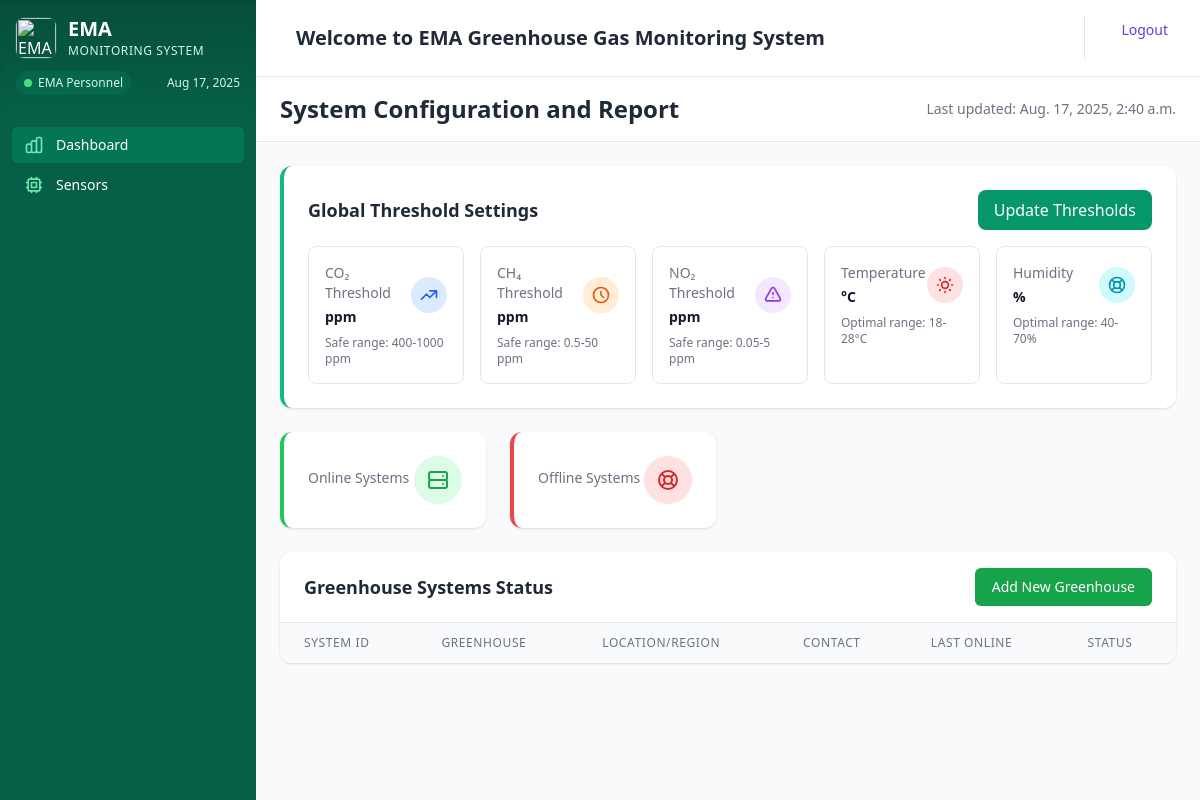
Page /system-health/ on the earlier database version.
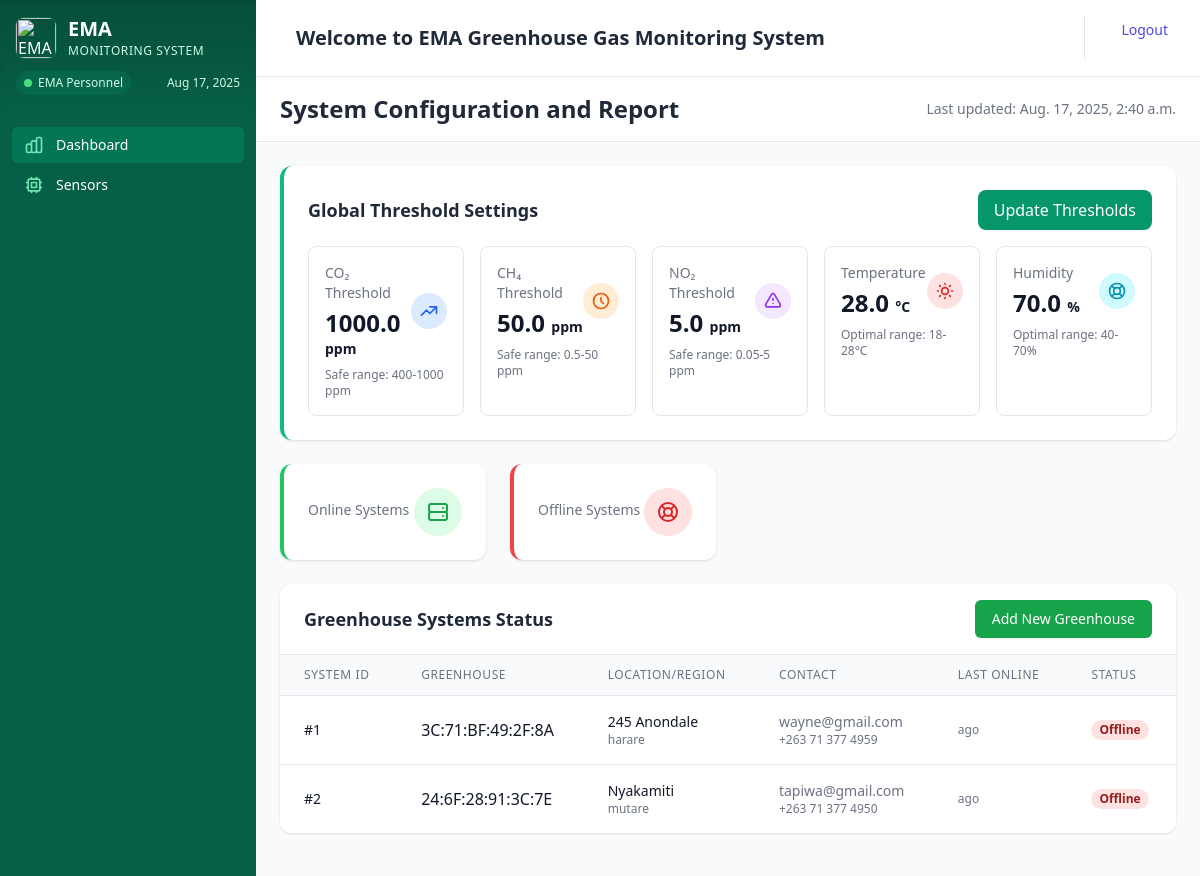
Same page on the later database version.
### main_application/models.py (models this page shows, shortened)
class Thresholds(models.Model):
    co2_threshold = models.FloatField(
        default=1000,
        help_text="Maximum CO₂ concentration in ppm"
    )
    ch4_threshold = models.FloatField(
        default=50,
        help_text="Maximum CH₄ concentration in ppm"
    )
    no2_threshold = models.FloatField(
        default=5,
        help_text="Maximum NO₂ concentration in ppm"
    )
    temperature = models.FloatField(
        default=28,
        help_text="Maximum temperature in °C"
    )
    humidity = models.FloatField(
        default=70,
        help_text="Maximum humidity percentage"
    )
    updated_at = models.DateTimeField(auto_now=True)
    class Meta:
        verbose_name_plural = "Thresholds"

class Greenhouse(models.Model):
    region = models.CharField(max_length=50, choices=[
        ('harare', 'Harare'),
        ('bulawayo', 'Bulawayo'),
        ('mutare', 'Mutare')
    ])
    location = models.CharField(max_length=100)
    owner_name = models.CharField(max_length=100)
    owner_email = models.EmailField()
    owner_phone = models.CharField(max_length=20)
    esp32_id = models.CharField(max_length=50, unique=True)

### main_application/views.py (the view)
# urls.py: path('system-health/', views.system_health, name='system_health'),
def system_health(request):
    systems = Greenhouse.objects.all()
    thresholds= Thresholds.objects.last()
    systems_count = systems.count()
    active_systems_count = 0
    inactive_systems_count = systems_count - active_systems_count
    return render(request, 'system_health.html', {
        'systems': systems,
        'systems_count': systems_count,
        'active_systems_count': active_systems_count,
        'inactive_systems_count': inactive_systems_count,
        "thresholds":thresholds,
    })

### templates/system_health.html (shortened to what this page needs)
{% extends 'base.html' %}
{% load static %}
{% block content %}
<div class="flex h-screen bg-gray-50">
  <div class="flex-1 overflow-auto">
        <header class="flex items-center justify-between px-6 py-4 bg-white border-b">
            <h1 class="text-2xl font-bold text-gray-800">System Configuration and Report</h1>
            <span class="text-sm text-gray-500">Last updated: {% now "DATETIME_FORMAT" %}</span>
        </header>
        <main class="p-6 bg-gray-50">
            <div class="bg-white p-6 rounded-xl shadow mb-6 border-l-4 border-emerald-500">
                <div class="flex justify-between items-center mb-4">
                    <h2 class="text-lg font-semibold text-gray-800">Global Threshold Settings</h2>
                    <button class="px-4 py-2 bg-emerald-600 text-white rounded-lg hover:bg-emerald-700">
                        <a href=" http://127.0.0.1:8000/admin/main_application/thresholds/1/change/"
                        target="_blank"
                        rel="noopener noreferrer"
                        class="">
                            Update Thresholds
                        </a>
                    </button>
                </div>
                <div class="grid grid-cols-1 md:grid-cols-2 lg:grid-cols-5 gap-4">
                    <div class="border rounded-lg p-4">
                        <div class="flex items-center justify-between">
                            <div>
                                <p class="text-sm font-medium text-gray-500">CO₂ Threshold</p>
                                <p class="mt-1 text-2xl font-semibold text-gray-900">
                                    {{ thresholds.co2_threshold }} <span class="text-sm">ppm</span>
                                </p>
                            </div>
                            <div class="p-2 rounded-full bg-blue-100 text-blue-600">
                                <svg class="w-5 h-5" fill="none" stroke="currentColor" viewBox="0 0 24 24">
                                    <path stroke-linecap="round" stroke-linejoin="round" stroke-width="2" d="M13 7h8m0 0v8m0-8l-8 8-4-4-6 6"/>
                                </svg>
                            </div>
                        </div>
                        <p class="mt-2 text-xs text-gray-500">Safe range: 400-1000 ppm</p>
                    </div>
                    <div class="border rounded-lg p-4">
                        <div class="flex items-center justify-between">
                            <div>
                                <p class="text-sm font-medium text-gray-500">CH₄ Threshold</p>
                                <p class="mt-1 text-2xl font-semibold text-gray-900">
                                    {{ thresholds.ch4_threshold }} <span class="text-sm">ppm</span>
                                </p>
                            </div>
                            <div class="p-2 rounded-full bg-orange-100 text-orange-600">
                                <svg class="w-5 h-5" fill="none" stroke="currentColor" viewBox="0 0 24 24">
                                    <path stroke-linecap="round" stroke-linejoin="round" stroke-width="2" d="M12 8v4l3 3m6-3a9 9 0 11-18 0 9 9 0 0118 0z"/>
                                </svg>
                            </div>
                        </div>
                        <p class="mt-2 text-xs text-gray-500">Safe range: 0.5-50 ppm</p>
                    </div>
                    <div class="border rounded-lg p-4">
                        <div class="flex items-center justify-between">
                            <div>
                                <p class="text-sm font-medium text-gray-500">NO₂ Threshold</p>
                                <p class="mt-1 text-2xl font-semibold text-gray-900">
                                    {{ thresholds.no2_threshold }} <span class="text-sm">ppm</span>
                                </p>
                            </div>
                            <div class="p-2 rounded-full bg-purple-100 text-purple-600">
                                <svg class="w-5 h-5" fill="none" stroke="currentColor" viewBox="0 0 24 24">
                                    <path stroke-linecap="round" stroke-linejoin="round" stroke-width="2" d="M12 9v2m0 4h.01m-6.938 4h13.856c1.54 0 2.502-1.667 1.732-3L13.732 4c-.77-1.333-2.694-1.333-3.464 0L3.34 16c-.77 1.333.192 3 1.732 3z"/>
                                </svg>
                            </div>
                        </div>
                        <p class="mt-2 text-xs text-gray-500">Safe range: 0.05-5 ppm</p>
                    </div>
                    <div class="border rounded-lg p-4">
                        <div class="flex items-center justify-between">
                            <div>
                                <p class="text-sm font-medium text-gray-500">Temperature</p>
                                <p class="mt-1 text-2xl font-semibold text-gray-900">
                                    {{ thresholds.temperature }} <span class="text-sm">°C</span>
                                </p>
                            </div>
                            <div class="p-2 rounded-full bg-red-100 text-red-600">
                                <svg class="w-5 h-5" fill="none" stroke="currentColor" viewBox="0 0 24 24">
                                    <path stroke-linecap="round" stroke-linejoin="round" stroke-width="2" d="M12 3v1m0 16v1m9-9h-1M4 12H3m15.364 6.364l-.707-.707M6.343 6.343l-.707-.707m12.728 0l-.707.707M6.343 17.657l-.707.707M16 12a4 4 0 11-8 0 4 4 0 018 0z"/>
                                </svg>
                            </div>
                        </div>
                        <p class="mt-2 text-xs text-gray-500">Optimal range: 18-28°C</p>
                    </div>
                    <div class="border rounded-lg p-4">
                        <div class="flex items-center justify-between">
                            <div>
                                <p class="text-sm font-medium text-gray-500">Humidity</p>
                                <p class="mt-1 text-2xl font-semibold text-gray-900">
                                    {{ thresholds.humidity }} <span class="text-sm">%</span>
                                </p>
                            </div>
                            <div class="p-2 rounded-full bg-cyan-100 text-cyan-600">
                                <svg class="w-5 h-5" fill="none" stroke="currentColor" viewBox="0 0 24 24">
                                    <path stroke-linecap="round" stroke-linejoin="round" stroke-width="2" d="M18.364 5.636l-3.536 3.536m0 5.656l3.536 3.536M9.172 9.172L5.636 5.636m3.536 9.192l-3.536 3.536M21 12a9 9 0 11-18 0 9 9 0 0118 0zm-5 0a4 4 0 11-8 0 4 4 0 018 0z"/>
                                </svg>
                            </div>
                        </div>
                        <p class="mt-2 text-xs text-gray-500">Optimal range: 40-70%</p>
                    </div>
                </div>
            </div>
<div class="grid grid-cols-1 md:grid-cols-4 gap-6 mb-6">
    <div class="bg-white p-6 rounded-xl shadow border-l-4 border-green-500">
        <div class="flex items-center justify-between">
            <div>
                <p class="text-sm font-medium text-gray-500">Online Systems</p>
            </div>
            <div class="p-3 rounded-full bg-green-100 text-green-600">
                <svg class="w-6 h-6" fill="none" stroke="currentColor" viewBox="0 0 24 24">
                    <path stroke-linecap="round" stroke-linejoin="round" stroke-width="2" d="M5 12h14M5 12a2 2 0 01-2-2V6a2 2 0 012-2h14a2 2 0 012 2v4a2 2 0 01-2 2M5 12a2 2 0 00-2 2v4a2 2 0 002 2h14a2 2 0 002-2v-4a2 2 0 00-2-2m-2-4h.01M17 16h.01"/>
                </svg>
            </div>
        </div>
    </div>
    <div class="bg-white p-6 rounded-xl shadow border-l-4 border-red-500">
        <div class="flex items-center justify-between">
            <div>
                <p class="text-sm font-medium text-gray-500">Offline Systems</p>
            </div>
            <div class="p-3 rounded-full bg-red-100 text-red-600">
                <svg class="w-6 h-6" fill="none" stroke="currentColor" viewBox="0 0 24 24">
                    <path stroke-linecap="round" stroke-linejoin="round" stroke-width="2" d="M18.364 5.636l-3.536 3.536m0 5.656l3.536 3.536M9.172 9.172L5.636 5.636m3.536 9.192l-3.536 3.536M21 12a9 9 0 11-18 0 9 9 0 0118 0zm-5 0a4 4 0 11-8 0 4 4 0 018 0z"/>
                </svg>
            </div>
        </div>
    </div>
</div>
<div class="bg-white rounded-xl shadow overflow-hidden mb-6">
    <div class="px-6 py-4 border-b border-gray-200 flex justify-between items-center">
        <h2 class="text-lg font-semibold text-gray-800">Greenhouse Systems Status</h2>
        <a href="http://127.0.0.1:8000/admin/main_application/greenhouse/add/"
        target="_blank"
         rel="noopener noreferrer"
           class="inline-flex items-center px-4 py-2 border border-transparent text-sm font-medium rounded-md shadow-sm text-white bg-green-600 hover:bg-green-700 focus:outline-none focus:ring-2 focus:ring-offset-2 focus:ring-green-500">
            Add New Greenhouse
        </a>
    </div>
    <div class="overflow-x-auto">
        <table class="min-w-full divide-y divide-gray-200">
            <thead class="bg-gray-50">
                <tr>
                    <th scope="col" class="px-6 py-3 text-left text-xs font-medium text-gray-500 uppercase tracking-wider">System ID</th>
                    <th scope="col" class="px-6 py-3 text-left text-xs font-medium text-gray-500 uppercase tracking-wider">Greenhouse</th>
                    <th scope="col" class="px-6 py-3 text-left text-xs font-medium text-gray-500 uppercase tracking-wider">Location/Region</th>
                    <th scope="col" class="px-6 py-3 text-left text-xs font-medium text-gray-500 uppercase tracking-wider">Contact</th>
                    <th scope="col" class="px-6 py-3 text-left text-xs font-medium text-gray-500 uppercase tracking-wider">Last Online</th>
                    <th scope="col" class="px-6 py-3 text-left text-xs font-medium text-gray-500 uppercase tracking-wider">Status</th>
                </tr>
            </thead>
            <tbody class="bg-white divide-y divide-gray-200">
                {% for system in systems %}
                <tr>
                    <td class="px-6 py-4 whitespace-nowrap text-sm font-medium text-gray-900">
                        #{{ system.id }}
                    </td>
                    <td class="px-6 py-4 whitespace-nowrap">
                        <div class="font-medium text-gray-900">{{ system.esp32_id }}</div>
                    </td>
                    <td class="px-6 py-4 whitespace-nowrap">
                        <div class="text-sm text-gray-900">{{ system.location }}</div>
                        <div class="text-xs text-gray-500">{{ system.region }}</div>
                    </td>
                    <td class="px-6 py-4 whitespace-nowrap text-sm text-gray-500">
                        {{ system.owner_email }}<br>
                        <span class="text-xs">{{ system.owner_phone }}</span>
                    </td>
                    <td class="px-6 py-4 whitespace-nowrap">
                        <div class="text-xs text-gray-500">{{ system.last_online|timesince }} ago</div>
                    </td>
                    <td class="px-6 py-4 whitespace-nowrap">
                        {% if system.is_online %}
                        <span class="px-2 inline-flex text-xs leading-5 font-semibold rounded-full bg-green-100 text-green-800">
                            Online
                        </span>
                        {% else %}
                        <span class="px-2 inline-flex text-xs leading-5 font-semibold rounded-full bg-red-100 text-red-800">
                            Offline
                        </span>
                        {% endif %}
                    </td>
                </tr>
                {% endfor %}
            </tbody>
        </table>
    </div>
</div>
 <br> <br> <br>
        </main>
    </div>
</div>
{% endblock %}

Differences in the rows shown:
added Thresholds: co2_threshold "1000.0", ch4_threshold "50.0", no2_threshold "5.0", temperature "28.0", humidity "70.0"
added Greenhouse: id "1", esp32_id "3C:71:BF:49:2F:8A", location "245 Anondale", region "harare", owner_email "wayne@gmail.com", owner_phone "+263 71 377 4959"
added Greenhouse: id "2", esp32_id "24:6F:28:91:3C:7E", location "Nyakamiti", region "mutare", owner_email "tapiwa@gmail.com", owner_phone "+263 71 377 4950"
